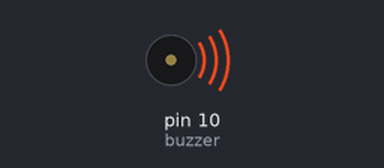
Bench run of a sketch on a simulated Arduino Uno, built with avr-gcc and run on an emulated ATmega328P. Shown: buzzer (waves = sounding).

Above: at 0.5 s.
Timing chart, 0 to 20.2 s (numbered marks = the images above):
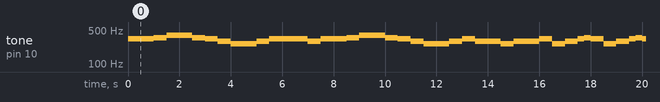

Measured:
- by itself, tone on pin 10 (buzzer): plays 330 Hz for 1.0 s, 350 Hz for 0.50 s, 393 Hz for 1.0 s, 350 Hz for 0.50 s, 330 Hz for 0.50 s, 294 Hz for 0.50 s … (205 notes in this stretch)

The sketch:

Car_sing.ino
```cpp
// (licence header left out)
#include <Arduino.h>     //Library file
const int buzzer = 10;   //Define the pins of buzzer

/*Individual tones in the score*/
#define BL1 248
#define BL2 278
#define BL3 294
#define BL4 330
#define BL5 371
#define BL6 416
#define BL7 467

#define B1 495
#define B2 556
#define B3 624
#define B4 661
#define B5 742
#define B6 833
#define B7 935

#define BH1 990
#define BH2 1112
#define BH3 1178
#define BH4 1322
#define BH5 1484
#define BH6 1665
#define BH7 1869

#define NTC1 262
#define NTC2 294
#define NTC3 330
#define NTC4 350
#define NTC5 393
#define NTC6 441
#define NTC7 495

#define NTCL1 131
#define NTCL2 147
#define NTCL3 165
#define NTCL4 175
#define NTCL5 196
#define NTCL6 221
#define NTCL7 248

#define NTCH1 525
#define NTCH2 589
#define NTCH3 661
#define NTCH4 700
#define NTCH5 786
#define NTCH6 882
#define NTCH7 990

#define NTD0 -1
#define NTD1 294
#define NTD2 330
#define NTD3 350
#define NTD4 393
#define NTD5 441
#define NTD6 495
#define NTD7 556

#define NTDL1 147
#define NTDL2 165
#define NTDL3 175
#define NTDL4 196
#define NTDL5 221
#define NTDL6 248
#define NTDL7 278

#define NTDH1 589
#define NTDH2 661
#define NTDH3 700
#define NTDH4 786
#define NTDH5 882
#define NTDH6 990
#define NTDH7 1112

#define NTE1 330
#define NTE2 350
#define NTE3 393
#define NTE4 441
#define NTE5 495
#define NTE6 556
#define NTE7 624

#define NTEL1 165
#define NTEL2 175
#define NTEL3 196
#define NTEL4 221
#define NTEL5 248
#define NTEL6 278
#define NTEL7 312

#define NTEH1 661
#define NTEH2 700
#define NTEH3 786
#define NTEH4 882
#define NTEH5 990
#define NTEH6 1112
#define NTEH7 1248

//ODE
int tune[]=
{
NTC3, NTC3, NTC4, NTC5, NTC5, NTC4, NTC3, NTC2, NTC1, NTC1, NTC2, NTC3, NTC3,NTC2, NTC2,
 NTC3, NTC3, NTC4, NTC5, NTC5, NTC4, NTC3, NTC2, NTC1, NTC1, NTC2, NTC3, NTC2, NTC1, NTC1,
NTC2, NTC2, NTC3,NTC1, NTC2, NTC3, NTC4, NTC3, NTC1, NTC2, NTC3, NTC4, NTC3, NTC2,

NTC1, NTC2, NTCL5, NTC3, NTC3, NTC3, NTC4, NTC5, NTC5, NTC4, NTC3, NTC4, NTC2, NTC1, NTC1, NTC2, NTC3,
 NTC2, NTC1,NTC1,
};

float durt[]=
{
1, 1, 1, 1, 1, 1, 1, 1, 1, 1, 1, 1, 2, 0.5, 0.5, 1, 1, 1, 1, 1, 1, 1, 1,
1, 1, 1, 1, 2, 0.5, 0.5, 1, 1, 1, 1, 1, 0.5, 0.5, 1, 1, 1, 0.5, 0.5, 1, 1,
0.5, 0.5, 1, 1, 1, 1, 1, 1, 1, 1, 1, 0.5, 0.5, 1, 1, 1, 1, 2, 0.5, 0.5,
};

/**
* Function       setup
* @author        Cindy
* @date          2019.07.30
* @brief         Initial configuration
* @param[in]     void
* @retval        void
* @par History   no
*/
void setup()
{
  // put your setup code here, it will run once:
  pinMode(buzzer,OUTPUT);
}

/**
* Function       Playmusic
* @author        Cindy
* @date          2019.07.30
* @brief         whistle
* @param[in1]    void
* @retval        void
* @par History   no
*/
void Playmusic()
{
 int length = sizeof(tune)/sizeof(tune[0]);   //Calculated length
 for(int x=0; x < length;x++)
  {
    tone(buzzer,tune[x]);
    delay(500*durt[x]);
    //This is used to adjust the delay according to the beat.
    //The parameter 500 can be adjusted by yourself.
    //500 is suitable for this song.
    noTone(buzzer);
  }

}
/**
* Function       loop
* @author        Cindy
* @date          2019.07.29
* @brief         main fuction
* @param[in]     void
* @retval        void
* @par History   no
*/
void loop()
{
   Playmusic();
   delay(1000);
}
```
